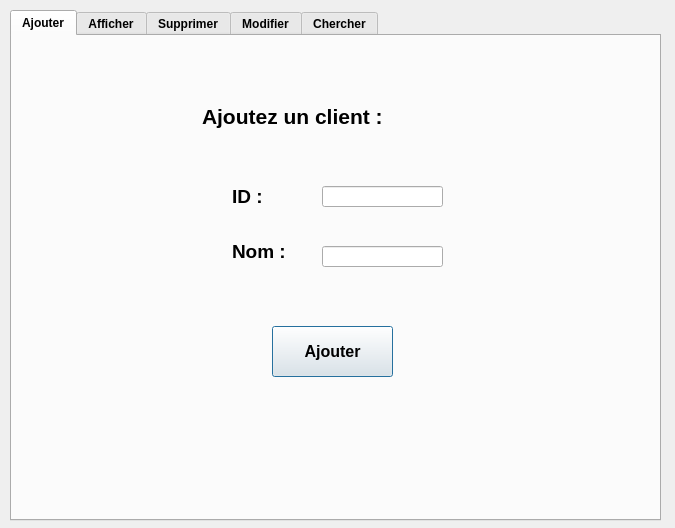
<?xml version="1.0" encoding="UTF-8"?>
<ui version="4.0">
 <class>Dialog</class>
 <widget class="QDialog" name="Dialog">
  <property name="geometry">
   <rect>
    <x>0</x>
    <y>0</y>
    <width>675</width>
    <height>528</height>
   </rect>
  </property>
  <property name="windowTitle">
   <string>Dialog</string>
  </property>
  <widget class="QTabWidget" name="tabWidget">
   <property name="geometry">
    <rect>
     <x>10</x>
     <y>10</y>
     <width>651</width>
     <height>511</height>
    </rect>
   </property>
   <property name="font">
    <font>
     <weight>75</weight>
     <bold>true</bold>
    </font>
   </property>
   <property name="currentIndex">
    <number>0</number>
   </property>
   <widget class="QWidget" name="tab">
    <attribute name="title">
     <string>Ajouter</string>
    </attribute>
    <widget class="QLabel" name="label">
     <property name="geometry">
      <rect>
       <x>190</x>
       <y>60</y>
       <width>281</width>
       <height>41</height>
      </rect>
     </property>
     <property name="font">
      <font>
       <pointsize>16</pointsize>
       <weight>75</weight>
       <bold>true</bold>
      </font>
     </property>
     <property name="text">
      <string>Ajoutez un client :</string>
     </property>
    </widget>
    <widget class="QLineEdit" name="lineEdit_a_2">
     <property name="geometry">
      <rect>
       <x>310</x>
       <y>210</y>
       <width>121</width>
       <height>21</height>
      </rect>
     </property>
    </widget>
    <widget class="QLineEdit" name="lineEdit_a_3">
     <property name="geometry">
      <rect>
       <x>310</x>
       <y>150</y>
       <width>121</width>
       <height>21</height>
      </rect>
     </property>
    </widget>
    <widget class="QLabel" name="label_2">
     <property name="geometry">
      <rect>
       <x>220</x>
       <y>150</y>
       <width>55</width>
       <height>21</height>
      </rect>
     </property>
     <property name="font">
      <font>
       <pointsize>14</pointsize>
      </font>
     </property>
     <property name="text">
      <string>ID :</string>
     </property>
    </widget>
    <widget class="QLabel" name="label_3">
     <property name="geometry">
      <rect>
       <x>220</x>
       <y>200</y>
       <width>81</width>
       <height>31</height>
      </rect>
     </property>
     <property name="font">
      <font>
       <pointsize>14</pointsize>
      </font>
     </property>
     <property name="text">
      <string>Nom :</string>
     </property>
    </widget>
    <widget class="QPushButton" name="pushButton">
     <property name="geometry">
      <rect>
       <x>260</x>
       <y>290</y>
       <width>121</width>
       <height>51</height>
      </rect>
     </property>
     <property name="font">
      <font>
       <pointsize>12</pointsize>
      </font>
     </property>
     <property name="text">
      <string>Ajouter</string>
     </property>
    </widget>
   </widget>
   <widget class="QWidget" name="tab_2">
    <attribute name="title">
     <string>Afficher</string>
    </attribute>
    <widget class="QTableView" name="tableView">
     <property name="geometry">
      <rect>
       <x>0</x>
       <y>0</y>
       <width>641</width>
       <height>421</height>
      </rect>
     </property>
    </widget>
    <widget class="QPushButton" name="pushButton_6">
     <property name="geometry">
      <rect>
       <x>370</x>
       <y>430</y>
       <width>131</width>
       <height>41</height>
      </rect>
     </property>
     <property name="font">
      <font>
       <pointsize>12</pointsize>
      </font>
     </property>
     <property name="text">
      <string>Tri par ID</string>
     </property>
    </widget>
    <widget class="QPushButton" name="pushButton_7">
     <property name="geometry">
      <rect>
       <x>510</x>
       <y>430</y>
       <width>131</width>
       <height>41</height>
      </rect>
     </property>
     <property name="font">
      <font>
       <pointsize>12</pointsize>
      </font>
     </property>
     <property name="text">
      <string>Tri par Nom</string>
     </property>
    </widget>
    <widget class="QPushButton" name="pushButton_8">
     <property name="geometry">
      <rect>
       <x>230</x>
       <y>430</y>
       <width>131</width>
       <height>41</height>
      </rect>
     </property>
     <property name="font">
      <font>
       <pointsize>12</pointsize>
      </font>
     </property>
     <property name="text">
      <string>Actualiser</string>
     </property>
    </widget>
   </widget>
   <widget class="QWidget" name="tab_3">
    <attribute name="title">
     <string>Supprimer</string>
    </attribute>
    <widget class="QLineEdit" name="lineEdit_a_4">
     <property name="geometry">
      <rect>
       <x>290</x>
       <y>140</y>
       <width>121</width>
       <height>21</height>
      </rect>
     </property>
    </widget>
    <widget class="QLabel" name="label_4">
     <property name="geometry">
      <rect>
       <x>140</x>
       <y>70</y>
       <width>441</width>
       <height>31</height>
      </rect>
     </property>
     <property name="font">
      <font>
       <pointsize>13</pointsize>
      </font>
     </property>
     <property name="text">
      <string>Donnez l'id du client a supprimer :</string>
     </property>
    </widget>
    <widget class="QLabel" name="label_5">
     <property name="geometry">
      <rect>
       <x>220</x>
       <y>140</y>
       <width>55</width>
       <height>16</height>
      </rect>
     </property>
     <property name="font">
      <font>
       <pointsize>12</pointsize>
      </font>
     </property>
     <property name="text">
      <string>ID :</string>
     </property>
    </widget>
    <widget class="QPushButton" name="pushButton_2">
     <property name="geometry">
      <rect>
       <x>280</x>
       <y>220</y>
       <width>131</width>
       <height>41</height>
      </rect>
     </property>
     <property name="font">
      <font>
       <pointsize>12</pointsize>
      </font>
     </property>
     <property name="text">
      <string>Supprimer</string>
     </property>
    </widget>
   </widget>
   <widget class="QWidget" name="tab_4">
    <attribute name="title">
     <string>Modifier</string>
    </attribute>
    <widget class="QLineEdit" name="lineEdit_a_5">
     <property name="geometry">
      <rect>
       <x>310</x>
       <y>120</y>
       <width>121</width>
       <height>21</height>
      </rect>
     </property>
    </widget>
    <widget class="QLineEdit" name="lineEdit_a_6">
     <property name="geometry">
      <rect>
       <x>310</x>
       <y>160</y>
       <width>121</width>
       <height>21</height>
      </rect>
     </property>
    </widget>
    <widget class="QLabel" name="label_11">
     <property name="geometry">
      <rect>
       <x>230</x>
       <y>120</y>
       <width>51</width>
       <height>16</height>
      </rect>
     </property>
     <property name="font">
      <font>
       <pointsize>12</pointsize>
       <weight>75</weight>
       <bold>true</bold>
      </font>
     </property>
     <property name="text">
      <string>ID : </string>
     </property>
    </widget>
    <widget class="QLabel" name="label_12">
     <property name="geometry">
      <rect>
       <x>230</x>
       <y>160</y>
       <width>61</width>
       <height>16</height>
      </rect>
     </property>
     <property name="font">
      <font>
       <pointsize>12</pointsize>
       <weight>75</weight>
       <bold>true</bold>
      </font>
     </property>
     <property name="text">
      <string>Nom : </string>
     </property>
    </widget>
    <widget class="QLabel" name="label_8">
     <property name="geometry">
      <rect>
       <x>70</x>
       <y>30</y>
       <width>501</width>
       <height>41</height>
      </rect>
     </property>
     <property name="font">
      <font>
       <pointsize>13</pointsize>
      </font>
     </property>
     <property name="text">
      <string>Donnez les coordonees du client a modifier :</string>
     </property>
    </widget>
    <widget class="QPushButton" name="pushButton_5">
     <property name="geometry">
      <rect>
       <x>290</x>
       <y>240</y>
       <width>121</width>
       <height>51</height>
      </rect>
     </property>
     <property name="font">
      <font>
       <pointsize>12</pointsize>
       <weight>75</weight>
       <bold>true</bold>
      </font>
     </property>
     <property name="text">
      <string>Confirmer</string>
     </property>
    </widget>
   </widget>
   <widget class="QWidget" name="tab_5">
    <attribute name="title">
     <string>Chercher</string>
    </attribute>
    <widget class="QLineEdit" name="lineEdit_a_7">
     <property name="geometry">
      <rect>
       <x>300</x>
       <y>130</y>
       <width>121</width>
       <height>21</height>
      </rect>
     </property>
    </widget>
    <widget class="QLabel" name="label_6">
     <property name="geometry">
      <rect>
       <x>130</x>
       <y>60</y>
       <width>441</width>
       <height>31</height>
      </rect>
     </property>
     <property name="font">
      <font>
       <pointsize>13</pointsize>
      </font>
     </property>
     <property name="text">
      <string>Donnez l'id du client a chercher :</string>
     </property>
    </widget>
    <widget class="QLabel" name="label_7">
     <property name="geometry">
      <rect>
       <x>240</x>
       <y>130</y>
       <width>55</width>
       <height>16</height>
      </rect>
     </property>
     <property name="font">
      <font>
       <pointsize>12</pointsize>
      </font>
     </property>
     <property name="text">
      <string>ID :</string>
     </property>
    </widget>
    <widget class="QPushButton" name="pushButton_3">
     <property name="geometry">
      <rect>
       <x>290</x>
       <y>200</y>
       <width>121</width>
       <height>51</height>
      </rect>
     </property>
     <property name="font">
      <font>
       <pointsize>12</pointsize>
       <weight>75</weight>
       <bold>true</bold>
      </font>
     </property>
     <property name="text">
      <string>Chercher</string>
     </property>
    </widget>
    <widget class="QTableView" name="tableView_2">
     <property name="geometry">
      <rect>
       <x>0</x>
       <y>330</y>
       <width>631</width>
       <height>121</height>
      </rect>
     </property>
    </widget>
    <widget class="QLabel" name="label_9">
     <property name="geometry">
      <rect>
       <x>10</x>
       <y>290</y>
       <width>441</width>
       <height>31</height>
      </rect>
     </property>
     <property name="font">
      <font>
       <pointsize>11</pointsize>
      </font>
     </property>
     <property name="text">
      <string>Les informations du client correspondant :</string>
     </property>
    </widget>
   </widget>
  </widget>
 </widget>
 <resources/>
 <connections/>
</ui>
